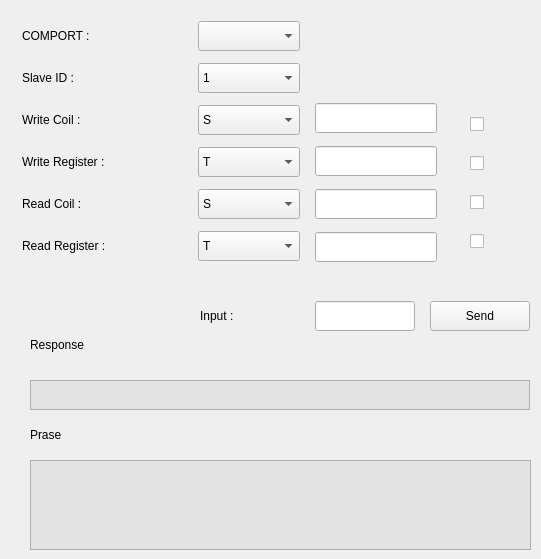
               <widget class="QWidget" name="page">
                <widget class="QWidget" name="layoutWidget">
                 <property name="geometry">
                  <rect>
                   <x>315</x>
                   <y>102</y>
                   <width>122</width>
                   <height>161</height>
                  </rect>
                 </property>
                 <property name="locale">
                  <locale language="English" country="UnitedStates"/>
                 </property>
                 <layout class="QVBoxLayout" name="verticalLayout_8">
                  <property name="spacing">
                   <number>12</number>
                  </property>
                  <item>
                   <widget class="QLineEdit" name="lineEdit_writeCoilNumber">
                    <property name="minimumSize">
                     <size>
                      <width>120</width>
                      <height>30</height>
                     </size>
                    </property>
                    <property name="maximumSize">
                     <size>
                      <width>150</width>
                      <height>30</height>
                     </size>
                    </property>
                    <property name="locale">
                     <locale language="English" country="UnitedStates"/>
                    </property>
                   </widget>
                  </item>
                  <item>
                   <widget class="QLineEdit" name="lineEdit_writeRegisterNumber">
                    <property name="minimumSize">
                     <size>
                      <width>120</width>
                      <height>30</height>
                     </size>
                    </property>
                    <property name="maximumSize">
                     <size>
                      <width>150</width>
                      <height>30</height>
                     </size>
                    </property>
                    <property name="locale">
                     <locale language="English" country="UnitedStates"/>
                    </property>
                   </widget>
                  </item>
                  <item>
                   <widget class="QLineEdit" name="lineEdit_readCoilNumber">
                    <property name="minimumSize">
                     <size>
                      <width>120</width>
                      <height>30</height>
                     </size>
                    </property>
                    <property name="maximumSize">
                     <size>
                      <width>150</width>
                      <height>30</height>
                     </size>
                    </property>
                    <property name="locale">
                     <locale language="English" country="UnitedStates"/>
                    </property>
                   </widget>
                  </item>
                  <item>
                   <widget class="QLineEdit" name="lineEdit_readRegisterNumber">
                    <property name="minimumSize">
                     <size>
                      <width>120</width>
                      <height>30</height>
                     </size>
                    </property>
                    <property name="maximumSize">
                     <size>
                      <width>150</width>
                      <height>30</height>
                     </size>
                    </property>
                    <property name="locale">
                     <locale language="English" country="UnitedStates"/>
                    </property>
                   </widget>
                  </item>
                 </layout>
                </widget>
                <widget class="QWidget" name="layoutWidget_2">
                 <property name="geometry">
                  <rect>
                   <x>22</x>
                   <y>21</y>
                   <width>162</width>
                   <height>242</height>
                  </rect>
                 </property>
                 <property name="locale">
                  <locale language="English" country="UnitedStates"/>
                 </property>
                 <layout class="QVBoxLayout" name="verticalLayout_7">
                  <property name="spacing">
                   <number>12</number>
                  </property>
                  <item>
                   <widget class="QLabel" name="label_3">
                    <property name="minimumSize">
                     <size>
                      <width>120</width>
                      <height>30</height>
                     </size>
                    </property>
                    <property name="maximumSize">
                     <size>
                      <width>120</width>
                      <height>30</height>
                     </size>
                    </property>
                    <property name="locale">
                     <locale language="English" country="UnitedStates"/>
                    </property>
                    <property name="text">
                     <string>COMPORT : </string>
                    </property>
                   </widget>
                  </item>
                  <item>
                   <widget class="QLabel" name="label_4">
                    <property name="minimumSize">
                     <size>
                      <width>120</width>
                      <height>30</height>
                     </size>
                    </property>
                    <property name="maximumSize">
                     <size>
                      <width>120</width>
                      <height>30</height>
                     </size>
                    </property>
                    <property name="locale">
                     <locale language="English" country="UnitedStates"/>
                    </property>
                    <property name="text">
                     <string>Slave ID : </string>
                    </property>
                   </widget>
                  </item>
                  <item>
                   <widget class="QLabel" name="label_5">
                    <property name="minimumSize">
                     <size>
                      <width>120</width>
                      <height>30</height>
                     </size>
                    </property>
                    <property name="maximumSize">
                     <size>
                      <width>120</width>
                      <height>30</height>
                     </size>
                    </property>
                    <property name="locale">
                     <locale language="English" country="UnitedStates"/>
                    </property>
                    <property name="text">
                     <string>Write Coil : </string>
                    </property>
                   </widget>
                  </item>
                  <item>
                   <widget class="QLabel" name="label_6">
                    <property name="minimumSize">
                     <size>
                      <width>160</width>
                      <height>30</height>
                     </size>
                    </property>
                    <property name="maximumSize">
                     <size>
                      <width>160</width>
                      <height>30</height>
                     </size>
                    </property>
                    <property name="locale">
                     <locale language="English" country="UnitedStates"/>
                    </property>
                    <property name="text">
                     <string>Write Register :</string>
                    </property>
                   </widget>
                  </item>
                  <item>
                   <widget class="QLabel" name="label_8">
                    <property name="minimumSize">
                     <size>
                      <width>120</width>
                      <height>30</height>
                     </size>
                    </property>
                    <property name="maximumSize">
                     <size>
                      <width>120</width>
                      <height>30</height>
                     </size>
                    </property>
                    <property name="locale">
                     <locale language="English" country="UnitedStates"/>
                    </property>
                    <property name="text">
                     <string>Read Coil : </string>
                    </property>
                   </widget>
                  </item>
                  <item>
                   <widget class="QLabel" name="label_7">
                    <property name="minimumSize">
                     <size>
                      <width>160</width>
                      <height>30</height>
                     </size>
                    </property>
                    <property name="maximumSize">
                     <size>
                      <width>160</width>
                      <height>30</height>
                     </size>
                    </property>
                    <property name="locale">
                     <locale language="English" country="UnitedStates"/>
                    </property>
                    <property name="text">
                     <string>Read Register : </string>
                    </property>
                   </widget>
                  </item>
                 </layout>
                </widget>
                <widget class="QTextBrowser" name="textBrowser_singleResponse">
                 <property name="geometry">
                  <rect>
                   <x>30</x>
                   <y>380</y>
                   <width>500</width>
                   <height>30</height>
                  </rect>
                 </property>
                 <property name="minimumSize">
                  <size>
                   <width>500</width>
                   <height>30</height>
                  </size>
                 </property>
                 <property name="maximumSize">
                  <size>
                   <width>600</width>
                   <height>30</height>
                  </size>
                 </property>
                 <property name="styleSheet">
                  <string notr="true">QTextBrowser {
    background-color: #E3E3E3;  /* 灰色背景 */
}</string>
                 </property>
                 <property name="locale">
                  <locale language="English" country="UnitedStates"/>
                 </property>
                </widget>
                <widget class="QWidget" name="layoutWidget_3">
                 <property name="geometry">
                  <rect>
                   <x>198</x>
                   <y>21</y>
                   <width>102</width>
                   <height>242</height>
                  </rect>
                 </property>
                 <property name="locale">
                  <locale language="English" country="UnitedStates"/>
                 </property>
                 <layout class="QVBoxLayout" name="verticalLayout_9">
                  <property name="spacing">
                   <number>12</number>
                  </property>
                  <item>
                   <widget class="QComboBox" name="comboBox_comport">
                    <property name="minimumSize">
                     <size>
                      <width>100</width>
                      <height>30</height>
                     </size>
                    </property>
                    <property name="maximumSize">
                     <size>
                      <width>120</width>
                      <height>30</height>
                     </size>
                    </property>
                    <property name="locale">
                     <locale language="English" country="UnitedStates"/>
                    </property>
                   </widget>
                  </item>
                  <item>
                   <widget class="QComboBox" name="comboBox_slaveID">
                    <property name="minimumSize">
                     <size>
                      <width>100</width>
                      <height>30</height>
                     </size>
                    </property>
                    <property name="maximumSize">
                     <size>
                      <width>120</width>
                      <height>30</height>
                     </size>
                    </property>
                    <property name="locale">
                     <locale language="English" country="UnitedStates"/>
                    </property>
                    <item>
                     <property name="text">
                      <string>1</string>
                     </property>
                    </item>
                    <item>
                     <property name="text">
                      <string>2</string>
                     </property>
                    </item>
                    <item>
                     <property name="text">
                      <string>3</string>
                     </property>
                    </item>
                    <item>
                     <property name="text">
                      <string>4</string>
                     </property>
                    </item>
                   </widget>
                  </item>
                  <item>
                   <widget class="QComboBox" name="comboBox_writeCoilName">
                    <property name="minimumSize">
                     <size>
                      <width>100</width>
                      <height>30</height>
                     </size>
                    </property>
                    <property name="maximumSize">
                     <size>
                      <width>120</width>
                      <height>30</height>
                     </size>
                    </property>
                    <property name="locale">
                     <locale language="English" country="UnitedStates"/>
                    </property>
                    <item>
                     <property name="text">
                      <string>S</string>
                     </property>
                    </item>
                    <item>
                     <property name="text">
                      <string>Y</string>
                     </property>
                    </item>
                    <item>
                     <property name="text">
                      <string>M</string>
                     </property>
                    </item>
                    <item>
                     <property name="text">
                      <string>T</string>
                     </property>
                    </item>
                    <item>
                     <property name="text">
                      <string>C</string>
                     </property>
                    </item>
                   </widget>
                  </item>
                  <item>
                   <widget class="QComboBox" name="comboBox_writeRegisterName">
                    <property name="minimumSize">
                     <size>
                      <width>100</width>
                      <height>30</height>
                     </size>
                    </property>
                    <property name="maximumSize">
                     <size>
                      <width>120</width>
                      <height>30</height>
                     </size>
                    </property>
                    <property name="locale">
                     <locale language="English" country="UnitedStates"/>
                    </property>
                    <item>
                     <property name="text">
                      <string>T</string>
                     </property>
                    </item>
                    <item>
                     <property name="text">
                      <string>C</string>
                     </property>
                    </item>
                    <item>
                     <property name="text">
                      <string>D</string>
                     </property>
                    </item>
                   </widget>
                  </item>
                  <item>
                   <widget class="QComboBox" name="comboBox_readCoilName">
                    <property name="minimumSize">
                     <size>
                      <width>100</width>
                      <height>30</height>
                     </size>
                    </property>
                    <property name="maximumSize">
                     <size>
                      <width>120</width>
                      <height>30</height>
                     </size>
                    </property>
                    <property name="locale">
                     <locale language="English" country="UnitedStates"/>
                    </property>
                    <item>
                     <property name="text">
                      <string>S</string>
                     </property>
                    </item>
                    <item>
                     <property name="text">
                      <string>X</string>
                     </property>
                    </item>
                    <item>
                     <property name="text">
                      <string>Y</string>
                     </property>
                    </item>
                    <item>
                     <property name="text">
                      <string>M</string>
                     </property>
                    </item>
                    <item>
                     <property name="text">
                      <string>T</string>
                     </property>
                    </item>
                    <item>
                     <property name="text">
                      <string>C</string>
                     </property>
                    </item>
                   </widget>
                  </item>
                  <item>
                   <widget class="QComboBox" name="comboBox_readRegisterName">
                    <property name="minimumSize">
                     <size>
                      <width>100</width>
                      <height>30</height>
                     </size>
                    </property>
                    <property name="maximumSize">
                     <size>
                      <width>120</width>
                      <height>30</height>
                     </size>
                    </property>
                    <property name="locale">
                     <locale language="English" country="UnitedStates"/>
                    </property>
                    <item>
                     <property name="text">
                      <string>T</string>
                     </property>
                    </item>
                    <item>
                     <property name="text">
                      <string>C</string>
                     </property>
                    </item>
                    <item>
                     <property name="text">
                      <string>D</string>
                     </property>
                    </item>
                   </widget>
                  </item>
                 </layout>
                </widget>
                <widget class="QLabel" name="label_10">
                 <property name="geometry">
                  <rect>
                   <x>30</x>
                   <y>420</y>
                   <width>100</width>
                   <height>30</height>
                  </rect>
                 </property>
                 <property name="minimumSize">
                  <size>
                   <width>100</width>
                   <height>30</height>
                  </size>
                 </property>
                 <property name="maximumSize">
                  <size>
                   <width>100</width>
                   <height>30</height>
                  </size>
                 </property>
                 <property name="locale">
                  <locale language="English" country="UnitedStates"/>
                 </property>
                 <property name="text">
                  <string>Prase</string>
                 </property>
                </widget>
                <widget class="QTextBrowser" name="textBrowser_prase">
                 <property name="geometry">
                  <rect>
                   <x>30</x>
                   <y>460</y>
                   <width>501</width>
                   <height>90</height>
                  </rect>
                 </property>
                 <property name="minimumSize">
                  <size>
                   <width>500</width>
                   <height>60</height>
                  </size>
                 </property>
                 <property name="maximumSize">
                  <size>
                   <width>600</width>
                   <height>90</height>
                  </size>
                 </property>
                 <property name="styleSheet">
                  <string notr="true">QTextBrowser {
    background-color: #E3E3E3;  /* 灰色背景 */
}</string>
                 </property>
                 <property name="locale">
                  <locale language="English" country="UnitedStates"/>
                 </property>
                </widget>
                <widget class="QWidget" name="layoutWidget_4">
                 <property name="geometry">
                  <rect>
                   <x>470</x>
                   <y>108</y>
                   <width>58</width>
                   <height>151</height>
                  </rect>
                 </property>
                 <property name="locale">
                  <locale language="English" country="UnitedStates"/>
                 </property>
                 <layout class="QVBoxLayout" name="verticalLayout_10">
                  <property name="spacing">
                   <number>15</number>
                  </property>
                  <item>
                   <widget class="QCheckBox" name="checkBox_writeCoil">
                    <property name="sizePolicy">
                     <sizepolicy hsizetype="Minimum" vsizetype="Fixed">
                      <horstretch>0</horstretch>
                      <verstretch>0</verstretch>
                     </sizepolicy>
                    </property>
                    <property name="styleSheet">
                     <string notr="true"/>
                    </property>
                    <property name="locale">
                     <locale language="English" country="UnitedStates"/>
                    </property>
                    <property name="text">
                     <string/>
                    </property>
                   </widget>
                  </item>
                  <item>
                   <widget class="QCheckBox" name="checkBox_writeRegister">
                    <property name="locale">
                     <locale language="English" country="UnitedStates"/>
                    </property>
                    <property name="text">
                     <string/>
                    </property>
                   </widget>
                  </item>
                  <item>
                   <widget class="QCheckBox" name="checkBox_readCoil">
                    <property name="locale">
                     <locale language="English" country="UnitedStates"/>
                    </property>
                    <property name="text">
                     <string/>
                    </property>
                   </widget>
                  </item>
                  <item>
                   <widget class="QCheckBox" name="checkBox_readRegister">
                    <property name="locale">
                     <locale language="English" country="UnitedStates"/>
                    </property>
                    <property name="text">
                     <string/>
                    </property>
                   </widget>
                  </item>
                 </layout>
                </widget>
                <widget class="QLabel" name="label_9">
                 <property name="geometry">
                  <rect>
                   <x>30</x>
                   <y>330</y>
                   <width>100</width>
                   <height>30</height>
                  </rect>
                 </property>
                 <property name="minimumSize">
                  <size>
                   <width>100</width>
                   <height>30</height>
                  </size>
                 </property>
                 <property name="maximumSize">
                  <size>
                   <width>100</width>
                   <height>30</height>
                  </size>
                 </property>
                 <property name="locale">
                  <locale language="English" country="UnitedStates"/>
                 </property>
                 <property name="text">
                  <string>Response</string>
                 </property>
                </widget>
                <widget class="QWidget" name="layoutWidget_5">
                 <property name="geometry">
                  <rect>
                   <x>200</x>
                   <y>300</y>
                   <width>332</width>
                   <height>32</height>
                  </rect>
                 </property>
                 <property name="locale">
                  <locale language="English" country="UnitedStates"/>
                 </property>
                 <layout class="QHBoxLayout" name="horizontalLayout_6">
                  <property name="spacing">
                   <number>15</number>
                  </property>
                  <item>
                   <widget class="QLabel" name="label_11">
                    <property name="minimumSize">
                     <size>
                      <width>100</width>
                      <height>30</height>
                     </size>
                    </property>
                    <property name="maximumSize">
                     <size>
                      <width>100</width>
                      <height>30</height>
                     </size>
                    </property>
                    <property name="locale">
                     <locale language="English" country="UnitedStates"/>
                    </property>
                    <property name="text">
                     <string>Input :</string>
                    </property>
                   </widget>
                  </item>
                  <item>
                   <widget class="QLineEdit" name="lineEdit_singleExcute">
                    <property name="minimumSize">
                     <size>
                      <width>100</width>
                      <height>30</height>
                     </size>
                    </property>
                    <property name="maximumSize">
                     <size>
                      <width>100</width>
                      <height>30</height>
                     </size>
                    </property>
                    <property name="locale">
                     <locale language="English" country="UnitedStates"/>
                    </property>
                   </widget>
                  </item>
                  <item>
                   <widget class="QPushButton" name="pushButton_excuteSingle">
                    <property name="minimumSize">
                     <size>
                      <width>100</width>
                      <height>30</height>
                     </size>
                    </property>
                    <property name="maximumSize">
                     <size>
                      <width>100</width>
                      <height>30</height>
                     </size>
                    </property>
                    <property name="locale">
                     <locale language="English" country="UnitedStates"/>
                    </property>
                    <property name="text">
                     <string>Send</string>
                    </property>
                    <property name="icon">
                     <iconset resource="resource.qrc">
                      <normaloff>:/ICONS/resource/ICONS/slack.svg</normaloff>:/ICONS/resource/ICONS/slack.svg</iconset>
                    </property>
                   </widget>
                  </item>
                 </layout>
                </widget>
               </widget>
